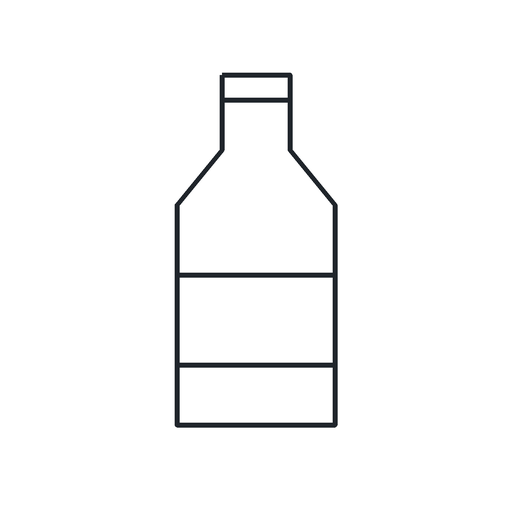
#> input picture sketch2shape/examples/bottle-sketch.png, 512 x 512 px
$ python -i pipeline.py   (imports and definitions only)
#> lines starting #> are read from the running program, lines starting #| are printed output that depends on the picture; after the words box and inside, x2 and y2 are one past the last pixel; in counts of white or black regions, pixels touching at a corner belong together
#> further down, picture is the input picture: PIL image 512x512 RGB; mean R, G, B 249.3, 249.4, 249.6
"""Sketch preprocessing, genuine volumetric reconstruction, AI adapter, and validation."""
from __future__ import annotations
import hashlib
import json
import os
from pathlib import Path
import platform
import re
import subprocess
import time

import numpy as np
from PIL import Image, ImageOps, ImageFilter
from scipy import ndimage as ndi
from skimage.measure import marching_cubes
import trimesh

ROOT = Path(__file__).resolve().parents[1]

def prepare(image: Image.Image, size: int = 192):
#> called with size = 192
    image = ImageOps.exif_transpose(image).convert('RGBA')
    background = Image.new('RGBA', image.size, 'white')
#> background: PIL image 512x512 RGBA; every value is 255
    background.alpha_composite(image)
    image = ImageOps.contain(background.convert('RGB'), (1024, 1024))
#> image: PIL image 1024x1024 RGB
    gray = np.asarray(ImageOps.grayscale(image))
    # Accommodate white strokes on a dark canvas.
    border = np.concatenate([gray[0], gray[-1], gray[:, 0], gray[:, -1]])
#> border = 4096 values from 255 to 255
    if np.median(border) < 100:
        image = ImageOps.invert(image)
        gray = 255 - gray
    strokes = gray < 190
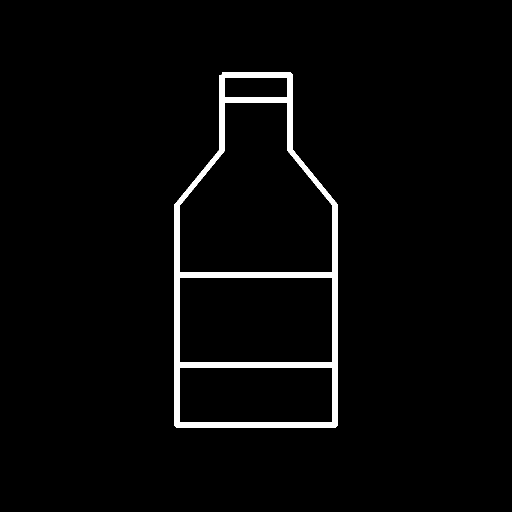
#> strokes: shape (1024, 1024) bool (shown at 1/2 size); 2.7% white; 1 white region, box (x1, y1, x2, y2) and area: (349, 145, 676, 856) 28826
    if strokes.sum() < 12:
        raise ValueError('The sketch is empty. Draw a dark, closed outline on a light background.')
    y, x = np.where(strokes)
    crop = image.crop((max(0, x.min()-8), max(0, y.min()-8), min(image.width, x.max()+9), min(image.height, y.max()+9)))
    square = Image.new('RGB', (512, 512), 'white')
#> square: PIL image 512x512 RGB; every value is 255
    crop.thumbnail((420, 420), Image.Resampling.LANCZOS)
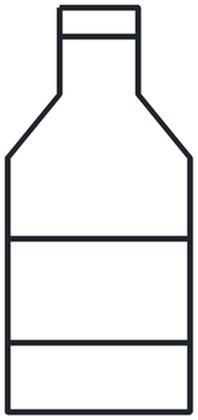
#> crop: PIL image 198x420 RGB; mean R, G, B 230.7, 231.3, 231.9
    square.paste(crop, ((512-crop.width)//2, (512-crop.height)//2))
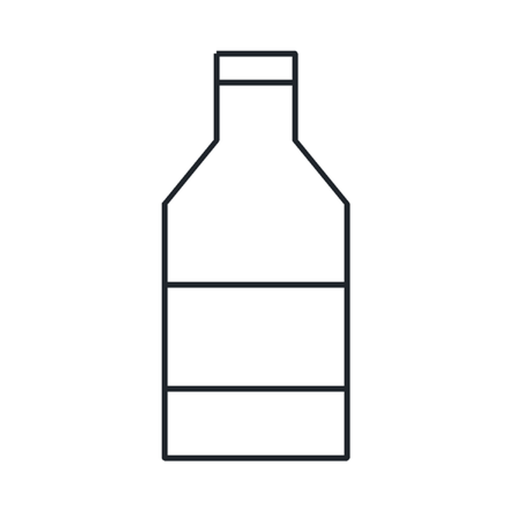
#> square: PIL image 512x512 RGB; mean R, G, B 247.3, 247.5, 247.7
    small = np.asarray(square.resize((size, size)).convert('L'))
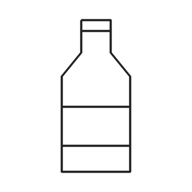
#> small: shape (192, 192); min 18, max 255, mean 247.3
    ink = small < 190
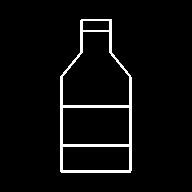
#> ink: shape (192, 192) bool; 4.4% white; 1 white region, box (x1, y1, x2, y2) and area: (60, 19, 132, 173) 1621
    closed = ndi.binary_closing(ink, iterations=2)
#> closed: shape (192, 192) bool; 4.5% white; 1 white region, box (x1, y1, x2, y2) and area: (60, 19, 132, 173) 1669
    filled = ndi.binary_fill_holes(closed)
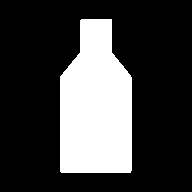
#> filled: shape (192, 192) bool; 25.1% white; 1 white region, box (x1, y1, x2, y2) and area: (60, 19, 132, 173) 9261
    # Open strokes remain as tubes, never substitute a library object.
    mask = ndi.binary_dilation(filled, iterations=1)
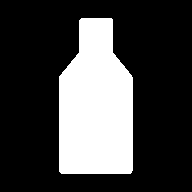
#> mask: shape (192, 192) bool; 26.2% white; 1 white region, box (x1, y1, x2, y2) and area: (59, 18, 133, 174) 9670
    labels, count = ndi.label(mask)
#> count = 1
    if count:
        areas = np.bincount(labels.ravel()); areas[0] = 0
#> after `areas = np.bincount(labels.ravel())`: areas = [27194, 9670]
        keep = np.flatnonzero(areas >= max(6, areas.max() * .003))
#> keep = [1]
        mask = np.isin(labels, keep)
    if mask.sum() < 16:
        raise ValueError('Too little sketch content after cleanup. Use a larger outline.')
    return square, mask

# [101 lines left out: functions cpu_mesh, ai_config, run_command, validate_file, generate, not called in this run]

>>> from PIL import Image
>>> picture = Image.open('../examples/bottle-sketch.png')
>>> result = prepare(picture)

$ run again, on sketch2shape/examples/chair-sketch.png
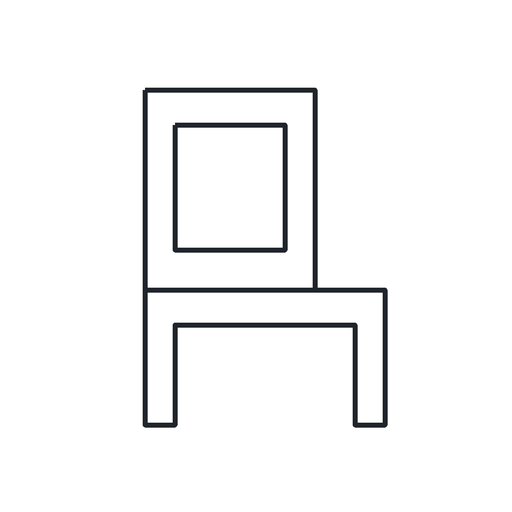
#> input picture sketch2shape/examples/chair-sketch.png, 512 x 512 px
#> picture is the input picture: PIL image 512x512 RGB; mean R, G, B 246.4, 246.6, 246.8
#> background: PIL image 512x512 RGBA; every value is 255
#> border = 4096 values from 255 to 255
#> in prepare, `strokes = gray < 190`:
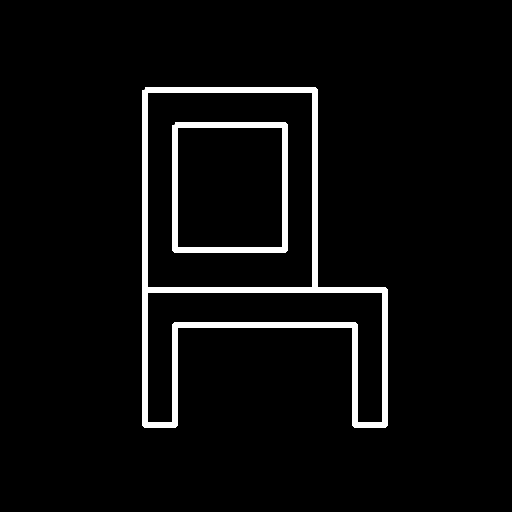
#> strokes: shape (1024, 1024) bool (shown at 1/2 size); 4.1% white; 2 white regions, box (x1, y1, x2, y2) and area: (285, 175, 776, 856) 33219, (345, 245, 576, 506) 10284
#> ink: shape (192, 192) bool; 7% white; 2 white regions, box (x1, y1, x2, y2) and area: (40, 19, 152, 173) 2044, (54, 35, 106, 94) 529
#> closed: shape (192, 192) bool; 7.1% white; 2 white regions, box (x1, y1, x2, y2) and area: (40, 19, 152, 173) 2083, (54, 35, 106, 94) 540
#> filled: shape (192, 192) bool; 29.5% white; 1 white region, box (x1, y1, x2, y2) and area: (40, 19, 152, 173) 10860
#> in prepare, `mask = ndi.binary_dilation(filled, iterations=1)`:
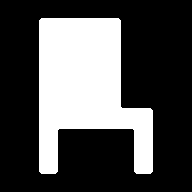
#> mask: shape (192, 192) bool; 31.1% white; 1 white region, box (x1, y1, x2, y2) and area: (39, 18, 153, 174) 11466
#> count = 1
#> areas = [25398, 11466]
#> keep = [1]

$ run again, on sketch2shape/examples/fish-sketch.png
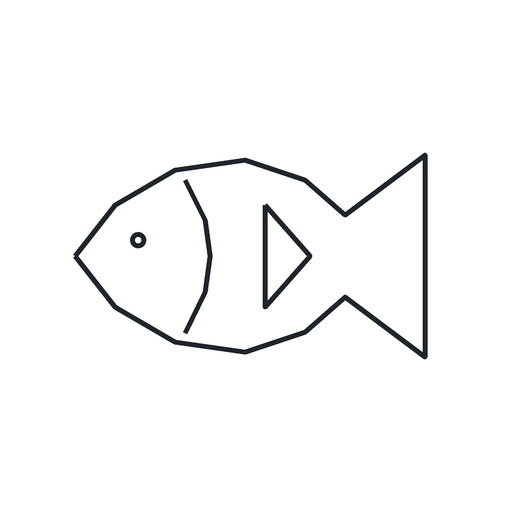
#> input picture sketch2shape/examples/fish-sketch.png, 512 x 512 px
#> picture is the input picture: PIL image 512x512 RGB; mean R, G, B 248.7, 248.8, 249
#> background: PIL image 512x512 RGBA; every value is 255
#> border = 4096 values from 255 to 255
#> in prepare, `strokes = gray < 190`:
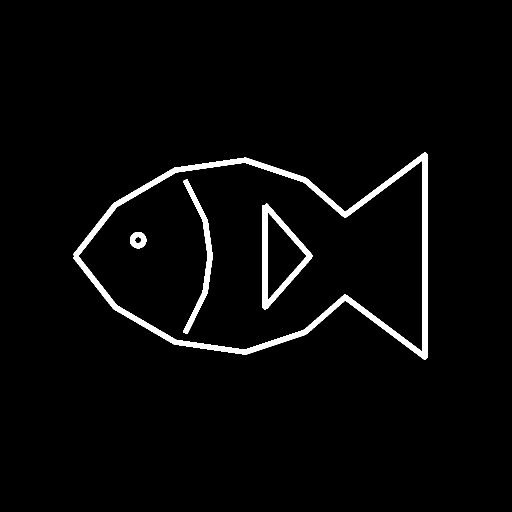
#> strokes: shape (1024, 1024) bool (shown at 1/2 size); 3% white; 4 white regions, box (x1, y1, x2, y2) and area: (146, 305, 856, 719) 22579, (525, 407, 625, 619) 5058, (366, 358, 426, 668) 3445, (260, 464, 293, 497) 764
#> ink: shape (192, 192) bool; 4.6% white in thin lines or dots, all inside (x1, y1, x2, y2) = (19, 51, 173, 141)
#> filled: shape (192, 192) bool; 26.8% white; 1 white region, box (x1, y1, x2, y2) and area: (19, 51, 173, 141) 9892
#> in prepare, `mask = ndi.binary_dilation(filled, iterations=1)`:
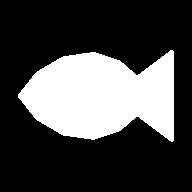
#> mask: shape (192, 192) bool; 27.9% white; 1 white region, box (x1, y1, x2, y2) and area: (18, 50, 174, 142) 10302
#> count = 1
#> areas = [26562, 10302]
#> keep = [1]

$ run again, on sketch2shape/examples/house-sketch.png
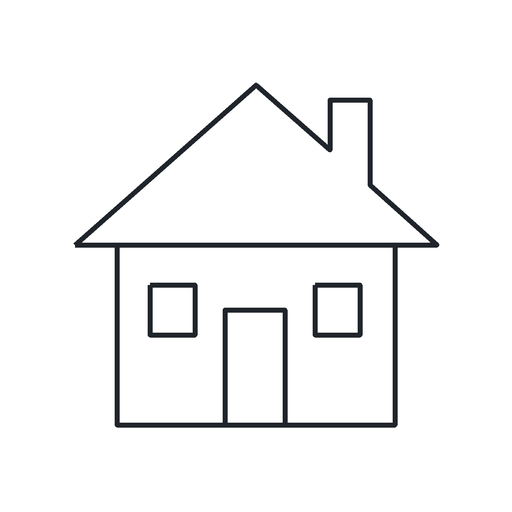
#> input picture sketch2shape/examples/house-sketch.png, 512 x 512 px
#> picture is the input picture: PIL image 512x512 RGB; mean R, G, B 245.2, 245.4, 245.7
#> background: PIL image 512x512 RGBA; every value is 255
#> border = 4096 values from 255 to 255
#> strokes: shape (1024, 1024) bool; 4.7% white; 3 white regions, box (x1, y1, x2, y2) and area: (147, 165, 879, 856) 41056, (295, 565, 396, 676) 4124, (625, 565, 726, 676) 4124
#> ink: shape (192, 192) bool; 6.9% white; 3 white regions, box (x1, y1, x2, y2) and area: (19, 23, 173, 169) 2096, (119, 107, 141, 131) 234, (50, 107, 71, 131) 212
#> closed: shape (192, 192) bool; 7.1% white; 3 white regions, box (x1, y1, x2, y2) and area: (19, 23, 173, 169) 2159, (119, 107, 141, 131) 246, (50, 107, 71, 131) 226
#> filled: shape (192, 192) bool; 41.5% white; 1 white region, box (x1, y1, x2, y2) and area: (19, 23, 173, 169) 15290
#> in prepare, `mask = ndi.binary_dilation(filled, iterations=1)`:
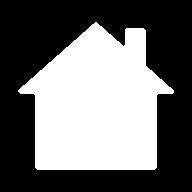
#> mask: shape (192, 192) bool; 42.9% white; 1 white region, box (x1, y1, x2, y2) and area: (18, 22, 174, 170) 15797
#> count = 1
#> areas = [21067, 15797]
#> keep = [1]
